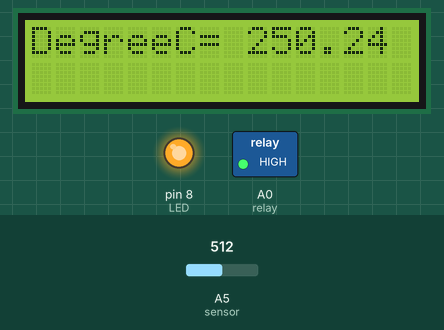
A sketch run on a simulated Arduino Uno, built with avr-gcc and run on an emulated ATmega328P. Parts: 16×2 character LCD, switched loads named in the sketch (green lamp = pin HIGH), output pins drawn as LEDs (lit = HIGH). The inputs (shaded band) are chosen by the test bench; at power-on: A5 (sensor) = 512. What the sketch prints to the serial monitor is not drawn.

Above: at 1.7 s.
1.8 s: A5 (sensor) set to 76
At 3.7 s:
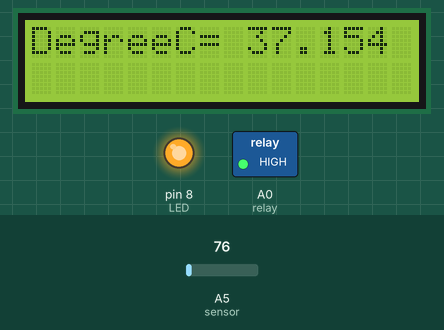
4.0 s: A5 (sensor) set to 66
At 5.6 s:
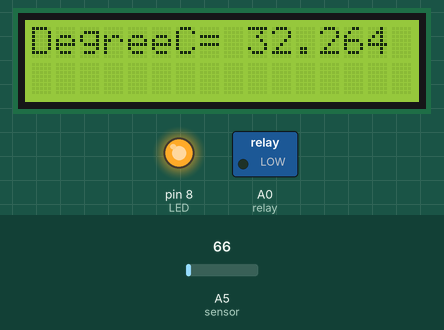
6.0 s: A5 (sensor) set to 24
At 7.3 s:
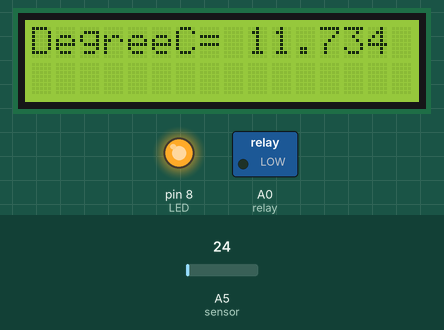
Timing chart, 0 to 9.0 s (numbered marks = the images above; inputs shaded):
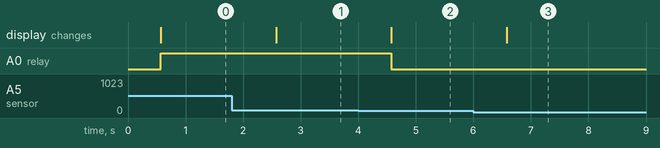

The sketch:

temperatureWithLights.ino
```cpp
#include<LiquidCrystal.h>
LiquidCrystal lcd(13, 12, 5, 4, 3, 2);
#define relay A0
#define LED 8

const int sensor=A5; // Assigning analog pin A1 to variable 'sensor'
float tempc;  //variable to store temperature in degree Celsius
float tempf;  //variable to store temperature in Fahreinheit
float vout;  //temporary variable to hold sensor

void setup()
{
pinMode(sensor,INPUT); // Configuring pin A1 as input
Serial.begin(9600);
lcd.begin(16,2);
delay(500);
pinMode(relay, OUTPUT);
pinMode(LED, OUTPUT);
digitalWrite(LED,HIGH);
}
void loop()
{
vout=analogRead(sensor);
vout=(vout*500)/1023;
tempc=vout; // Storing value in Degree Celsius
tempf=(vout*1.8)+32; // Converting to Fahrenheit
Serial.print("in DegreeC=");
Serial.print("\t");
Serial.print(tempc);
Serial.println();
lcd.setCursor(0,0);
lcd.print("DegreeC= ");
lcd.print(tempc);
if(tempc>34.02){
    digitalWrite(relay, HIGH);
}
else{
   digitalWrite(relay, LOW);

  }
delay(1000); //Delay of 1 second for ease of viewing
}
```

Measured:
- the behaviour switches between 70 and 69 on A5 (sensor) (found by bisection; images 1 and 2)
- after the input at 1.8 s, the display: changes after 0.77 s (image 1)
- after the input at 4.0 s, A0 (relay): HIGH → LOW after 0.58 s; the display: changes after 0.58 s (image 2)
- after the input at 6.0 s, the display: changes after 0.58 s (image 3)
